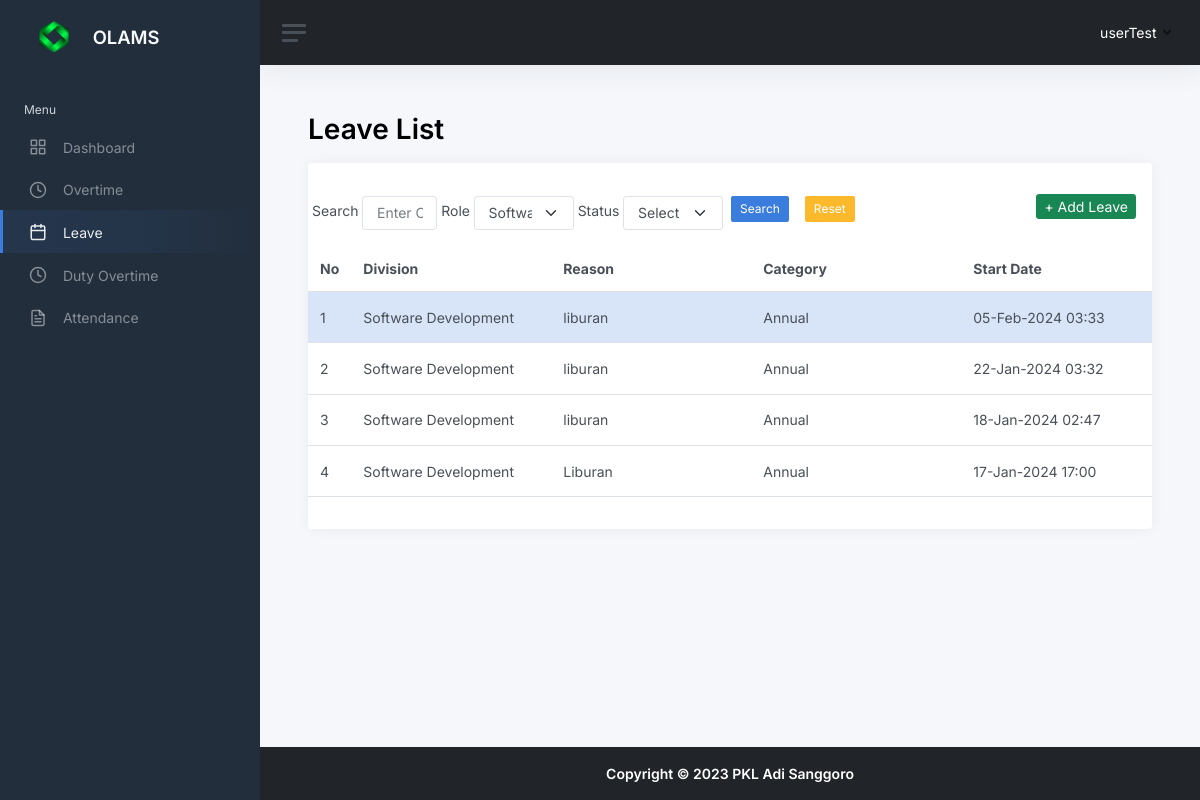
The page /leavelist.php?filter_division=1 (signed in) on the database its author committed.
### tables this page shows
CREATE TABLE `leaves` (
  `leaves_id` tinyint(3) UNSIGNED NOT NULL,
  `user_id` tinyint(3) UNSIGNED NOT NULL,
  `division_id` tinyint(3) UNSIGNED NOT NULL,
  `reason` text NOT NULL,
  `category` enum('Annual','Pregnancy','Important Reason','Extended') NOT NULL,
  `start_date` timestamp NULL DEFAULT NULL,
  `finish_date` timestamp NULL DEFAULT NULL,
  `submitted_by_admin` tinyint(3) UNSIGNED DEFAULT NULL,
  `sent_by_admin` timestamp NULL DEFAULT NULL,
  `status` enum('Approved','Pending','Rejected') NOT NULL,
  `status_updated_at` timestamp NULL DEFAULT NULL,
  `status_updated_by` tinyint(3) UNSIGNED DEFAULT NULL,
  `created_at` timestamp NOT NULL DEFAULT current_timestamp(),
  `created_by` tinyint(3) UNSIGNED NOT NULL,
  `updated_at` timestamp NULL DEFAULT NULL ON UPDATE current_timestamp(),
  `updated_by` tinyint(3) UNSIGNED DEFAULT NULL
);

CREATE TABLE `m_divisions` (
  `division_id` tinyint(3) UNSIGNED NOT NULL,
  `division_name` varchar(64) NOT NULL,
  `created_at` timestamp NOT NULL DEFAULT current_timestamp(),
  `created_by` tinyint(3) UNSIGNED NOT NULL,
  `updated_at` timestamp NULL DEFAULT NULL ON UPDATE current_timestamp(),
  `updated_by` tinyint(3) UNSIGNED DEFAULT NULL
);

### include/conn.inc.php (called while the page is built, shortened)
<?php
function cleanValue($strhtml)
    {
        $strBersih = $strhtml;
        $strBersih = htmlspecialchars($strBersih);
        $strBersih = trim($strBersih);
        $strBersih = stripslashes($strBersih);
        $strBersih = strip_tags($strBersih);
        return $strBersih;
    }
?>

### leavelist.php (the view, shortened to what this page needs)
<?php
include __DIR__ . "/include/conn.inc.php";
$user_id = $_SESSION["user_id"];
$user_role = $_SESSION['role_id'];
$limit = 5;
$halaman_aktif = isset($_GET['page']) ? $_GET['page'] : 1;
$offset = ($halaman_aktif - 1) * $limit;
$query = "SELECT
  leaves.leaves_id,
  leaves.user_id,
  users.name AS name,
  m_divisions.division_name AS division_name,
  leaves.reason,
  leaves.category,
  leaves.start_date,
  leaves.finish_date,
  leaves.submitted_by_admin,
  leaves.status,
  leaves.status_updated_at,
  leaves.status_updated_by
  FROM leaves
  LEFT JOIN users ON leaves.user_id = users.user_id
  LEFT JOIN m_divisions ON leaves.division_id = m_divisions.division_id";
$divisionQuery = "SELECT division_id, division_name FROM m_divisions";
$divisionData = mysqli_prepare($conn, $divisionQuery);
mysqli_stmt_execute($divisionData);
$divisionData = mysqli_stmt_get_result($divisionData);
$divisionOptions = mysqli_fetch_all($divisionData, MYSQLI_ASSOC);
if ($user_role === 1) {
  $query .= " WHERE leaves.user_id = $user_id";
}
$filter_division = "";
if ($_SERVER['REQUEST_METHOD'] === 'GET' && isset($_GET['filter_division']) && !empty($_GET['filter_division'])) {
  $filter_division = cleanValue($_GET['filter_division']);
  $query .= (strpos($query, 'WHERE') === false) ? " WHERE" : " AND";
  $query .= " m_divisions.division_id = '$filter_division'";
}
$search = "";
$query .= " ORDER BY leaves.leaves_id DESC";
$query .= " LIMIT $limit OFFSET $offset ";
$data = mysqli_query($conn, $query);
$leaveArray = mysqli_fetch_all($data, MYSQLI_ASSOC);
?>
<!DOCTYPE html>
<html lang="en">
<head>
  <?php include "head.inc.php"; ?>
</head>
<body>
  <div class="wrapper">
    <?php include "components/sidebar.inc.php"; ?>
    <div class="main">
      <?php include "components/navbar.inc.php"; ?>
      <main class="content">
        <div class="container-fluid p-0">
          <h1 class="h1 mb-3 judul_halaman"><strong>Leave List</strong></h1>
          <div class="row">
            <div class="col-12">
              <div class="card">
                <div class="card-header">
                </div>
                <div class="row">
                  <div class="col-md-8">
                    <div class="d-flex align-items-center">
                      <form action="<?= cleanValue($_SERVER['PHP_SELF']); ?>" method="get" class="d-flex">
                        <label for="inputSearch" class="m-1 mx-1">Search</label>
                        <input type="text" name="search" id="inputSearch" placeholder="Enter Category or name" class="form-control form-control" value="<?= $search ?>">
                        <label for="inputRole" class="m-1 mx-1">Role</label>
                        <select name="filter_division" id="inputRole" class="form-select form-control">
                          <?php foreach ($divisionOptions as $option) : ?>
                            <?php $selected = ($filter_division == $option['division_id']) ? 'selected' : ''; ?>
                            <option value="<?= $option['division_id'] ?>" <?= $selected ?>>
                              <?= $option['division_name'] ?>
                            </option>
                          <?php endforeach; ?>
                        </select>
                        <label for="inputStatus" class="m-1 mx-1">Status</label>
                        <select name="filter_status" id="inputStatus" class="form-select form-control">
                          <option value="">Select Status</option>
                        </select>
                        <button type="submit" class="btn btn-sm btn-primary mb-2 mx-2">Search</button>
                        <a class="btn btn-sm btn-warning mb-2 mx-2" href="<?php echo cleanValue($_SERVER['PHP_SELF']); ?>">Reset</a>
                      </form>
                    </div>
                  </div>
                  <div class="col-md-4 text-end">
                    <?php if ($user_role == 1) : ?>
                      <a href="leavelist_add.php" class="btn-sm btn-success me-3 text-white text-decoration-none">+ Add Leave</a>
                    <?php endif; ?>
                  </div>
                </div>
                <?php if ($user_role === 2 || $user_role === 3 || $user_role === 4) : ?>
                  <div class="table-responsive">
                    <table class="table mb-0 mt-3">
                      <thead>
                        <tr>
                          <th scope="col">No</th>
                          <th scope="col" style="min-width : 200px;">Full Name</th>
                          <th scope="col" style="min-width : 200px;">Division</th>
                          <th scope="col" style="min-width : 200px;">Reason</th>
                          <th scope="col" style="min-width : 210px;">Category</th>
                          <th scope="col" style="min-width : 200px;">Start Date</th>
                          <th scope="col" style="min-width : 200px;">Finish Date</th>
                          <th scope="col">Status</th>
                          <th scope="col">Action</th>
                        </tr>
                      </thead>
                      <tbody>
                        <?php if (count($leaveArray) > 0) : ?>
                          <?php foreach ($leaveArray as $key => $value) : ?>
                            <?php
                            $rowClass = '';
                            if ($value['status'] == 'Pending') {
                              $rowClass = 'bg-primary-subtle';
                            } elseif ($value['status'] == 'Rejected') {
                              $rowClass = 'bg-danger-subtle';
                            }
                            ?>
                            <tr class="<?= $rowClass ?>">
                              <td><?= $key + 1 + $offset ?></td>
                              <td><?= $value['name'] ?></td>
                              <td><?= $value['division_name'] ?></td>
                              <td><?= $value['reason'] ?></td>
                              <td><?= $value['category'] ?></td>
                              <td><?= date('d-M-Y H:i', strtotime($value['start_date'])) ?></td>
                              <td><?= date('d-M-Y H:i', strtotime($value['finish_date'])) ?></td>
                              <td>
                                <?php
                                if ($value['status'] === 'Pending') {
                                  $statusClass = 'badge bg-warning';
                                } elseif ($value['status'] === 'Rejected') {
                                  $statusClass = 'badge bg-danger';
                                } elseif ($value['status'] === 'Approved') {
                                  $statusClass = 'badge bg-success';
                                }
                                ?>
                                <button class="btn btn-sm text-white <?= $statusClass ?>" disabled>
                                  <?= $value['status'] ?>
                                </button>
                              </td>
                              <td>
                                <div class="d-flex">
                                  <?php if ($user_role === 3) :
                                  ?>
                                    <a href="leavelist_detail.php?id=<?= $value['leaves_id'] ?>" class="btn btn-primary btn-sm ms-2">Detail</a>
                                    <form method="post" action="<?= cleanValue($_SERVER['PHP_SELF']); ?>" style="display: inline;">
                                      <input type="hidden" name="csrf_token" value="<?= $_SESSION['csrf_token'] ?>">
                                      <input type="hidden" name="leaves_id" value="<?= $value['leaves_id'] ?>">
                                      <?php if ($value['status'] !== 'Approved' && $value['status'] !== 'Rejected' && $value['submitted_by_admin'] == NULL) : ?>
                                        <button type="submit" name="submit" value="Checked" class="btn btn-success btn-sm ms-2" onclick="return confirm('are you sure you will submit it?')">Submit</button>
                                      <?php endif; ?>
                                    </form>
                                  <?php elseif ($user_role === 4) :
                                  ?>
                                    <a href="leavelist_detail.php?id=<?= $value['leaves_id'] ?>" class="btn btn-primary btn-sm ms-2">Detail</a>
                                    <form method="post" action="<?= cleanValue($_SERVER['PHP_SELF']); ?>" class="d-flex">
                                      <input type="hidden" name="csrf_token" value="<?= $_SESSION['csrf_token'] ?>">
                                      <input type="hidden" name="leaves_id" value="<?= $value['leaves_id'] ?>">
                                      <?php if ($value['status'] !== 'Approved' && $value['status'] !== 'Rejected') : ?>
                                        <button type="submit" name="submit" value="Approved" class="btn btn-success btn-sm ms-2" onclick="return confirm('are you sure you will approve it?')">Approve</button>
                                        <button type="submit" name="submit" value="Rejected" class="btn btn-danger btn-sm ms-2" onclick="return confirm('are you sure you will reject it?')">Reject</button>
                                      <?php endif; ?>
                                    </form>
                                  <?php elseif ($user_role === 2) :
                                  ?>
                                    <a href="leavelist_detail.php?id=<?= $value['leaves_id'] ?>" class="btn btn-primary btn-sm ms-2">Detail</a>
                                  <?php endif; ?>
                                </div>
                              </td>
                            </tr>
                          <?php endforeach; ?>
                        <?php else : ?>
                          <tr>
                            <td colspan="8" style="text-align: center;">No records found!</td>
                          </tr>
                        <?php endif; ?>
                      </tbody>
                    </table>
                  </div>
                <?php elseif ($user_role === 1) : ?>
                  <div class="table-responsive">
                    <table class="table mb-0 mt-3">
                      <thead>
                        <tr>
                          <th scope="col">No</th>
                          <th scope="col" style="min-width : 200px;">Division</th>
                          <th scope="col" style="min-width : 200px;">Reason</th>
                          <th scope="col" style="min-width : 210px;">Category</th>
                          <th scope="col" style="min-width : 200px;">Start Date</th>
                        </tr>
                      </thead>
                      <tbody>
                        <?php if (count($leaveArray) > 0) : ?>
                          <?php foreach ($leaveArray as $key => $value) : ?>
                            <?php
                            $rowClass = '';
                            if ($value['status'] == 'Pending') {
                              $rowClass = 'bg-primary-subtle';
                            } elseif ($value['status'] == 'Rejected') {
                              $rowClass = 'bg-danger-subtle';
                            }
                            ?>
                            <tr class="<?= $rowClass ?>">
                              <td><?= $key + 1 + $offset ?></td>
                              <td><?= $value['division_name'] ?></td>
                              <td><?= $value['reason'] ?></td>
                              <td><?= $value['category'] ?></td>
                              <td><?= date('d-M-Y H:i', strtotime($value['start_date'])) ?></td>
                            </tr>
                          <?php endforeach; ?>
                        <?php else : ?>
                          <tr>
                            <td colspan="8" style="text-align: center;">No records found!.</td>
                          </tr>
                        <?php endif; ?>
                      </tbody>
                    </table>
                  </div>
                <?php endif; ?>
                <div class="dataTables_paginate paging_simple_numbers ms-3 mt-3">
                </div>
              </div>
            </div>
          </div>
        </div>
      </main>
      <?php include "components/footer.inc.php"; ?>
    </div>
  </div>
</body>
</html>

### rows shown on the page
leaves: offset "1", division.division_name "Software Development", reason "liburan", category "Annual", start_date "05-Feb-2024 03:33"
leaves: offset "2", division.division_name "Software Development", reason "liburan", category "Annual", start_date "22-Jan-2024 03:32"
leaves: offset "3", division.division_name "Software Development", reason "liburan", category "Annual", start_date "18-Jan-2024 02:47"
leaves: offset "4", division.division_name "Software Development", reason "Liburan", category "Annual", start_date "17-Jan-2024 17:00"

### other values the page prints
$_SESSION['name'] "userTest"
form field filter_division "Software Development"
